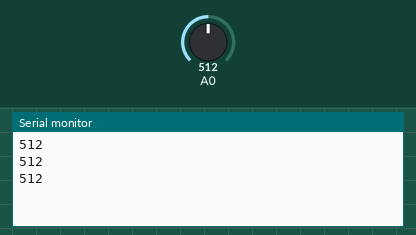
Simulated run of this sketch. Board: Arduino Uno, built with avr-gcc and run on an emulated ATmega328P. On the bench: the last lines printed to the serial monitor. Inputs (shaded band) come from the test bench; at power-on: A0 = 512.

Above: at 1.3 s.
1.4 s: A0 set to 716
At 1.9 s:
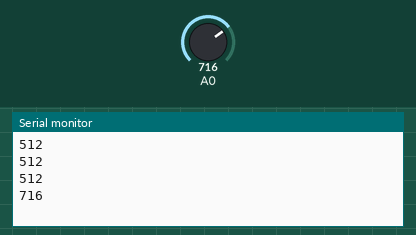
2.9 s: A0 set to 900
At 3.4 s:
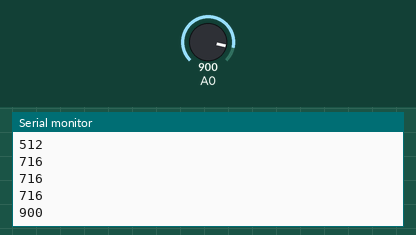
Timing chart, 0 to 5.9 s (numbered marks = the images above; inputs shaded):
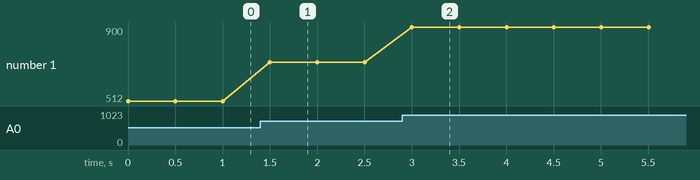

Measured:
- after the input at 1.4 s, the serial monitor: prints a new line after 0.10 s (image 1)
- after the input at 2.9 s, the serial monitor: prints a new line after 0.10 s (image 2)
- plotted number 1: 512 → 716 after the input at 1.4 s, 716 → 900 after the input at 2.9 s

The sketch:

analogOku.ino
```cpp
void setup() {
  // put your setup code here, to run once:
  Serial.begin(9600);
}

void loop() {
  // put your main code here, to run repeatedly:
  int okunanDeger = analogRead(0);//analogRead(A0);
  Serial.println(okunanDeger);
  delay(500);
}
```
